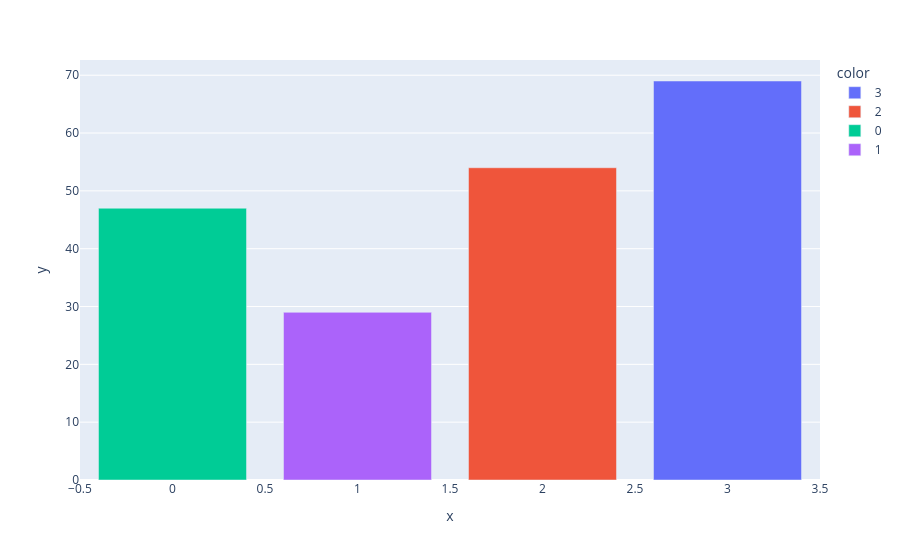

Source (notebook cell):
### Code cell
# Diagramme en barre du nombre d'observations dans chaque
import plotly.express as px
fig = px.bar(x=val.index , y = val.values,color=val.index.astype(str))
fig.show()

### Figure 1 — Plotly figure (JSON) as saved in the notebook; plotly's stock layout.template omitted (floating-point values rounded to 4 significant figures)
{"data": [{"hovertemplate": "color=3<br>x=%{x}<br>y=%{y}<extra></extra>", "legendgroup": "3", "marker": {"color": "#636efa", "pattern": {"shape": ""}}, "name": "3", "orientation": "v", "showlegend": true, "textposition": "auto", "type": "bar", "x": [3], "xaxis": "x", "y": [69], "yaxis": "y"}, {"hovertemplate": "color=2<br>x=%{x}<br>y=%{y}<extra></extra>", "legendgroup": "2", "marker": {"color": "#EF553B", "pattern": {"shape": ""}}, "name": "2", "orientation": "v", "showlegend": true, "textposition": "auto", "type": "bar", "x": [2], "xaxis": "x", "y": [54], "yaxis": "y"}, {"hovertemplate": "color=0<br>x=%{x}<br>y=%{y}<extra></extra>", "legendgroup": "0", "marker": {"color": "#00cc96", "pattern": {"shape": ""}}, "name": "0", "orientation": "v", "showlegend": true, "textposition": "auto", "type": "bar", "x": [0], "xaxis": "x", "y": [47], "yaxis": "y"}, {"hovertemplate": "color=1<br>x=%{x}<br>y=%{y}<extra></extra>", "legendgroup": "1", "marker": {"color": "#ab63fa", "pattern": {"shape": ""}}, "name": "1", "orientation": "v", "showlegend": true, "textposition": "auto", "type": "bar", "x": [1], "xaxis": "x", "y": [29], "yaxis": "y"}], "layout": {"barmode": "relative", "legend": {"title": {"text": "color"}, "tracegroupgap": 0}, "margin": {"t": 60}, "xaxis": {"anchor": "y", "domain": [0, 1], "title": {"text": "x"}}, "yaxis": {"anchor": "x", "domain": [0, 1], "title": {"text": "y"}}}}
